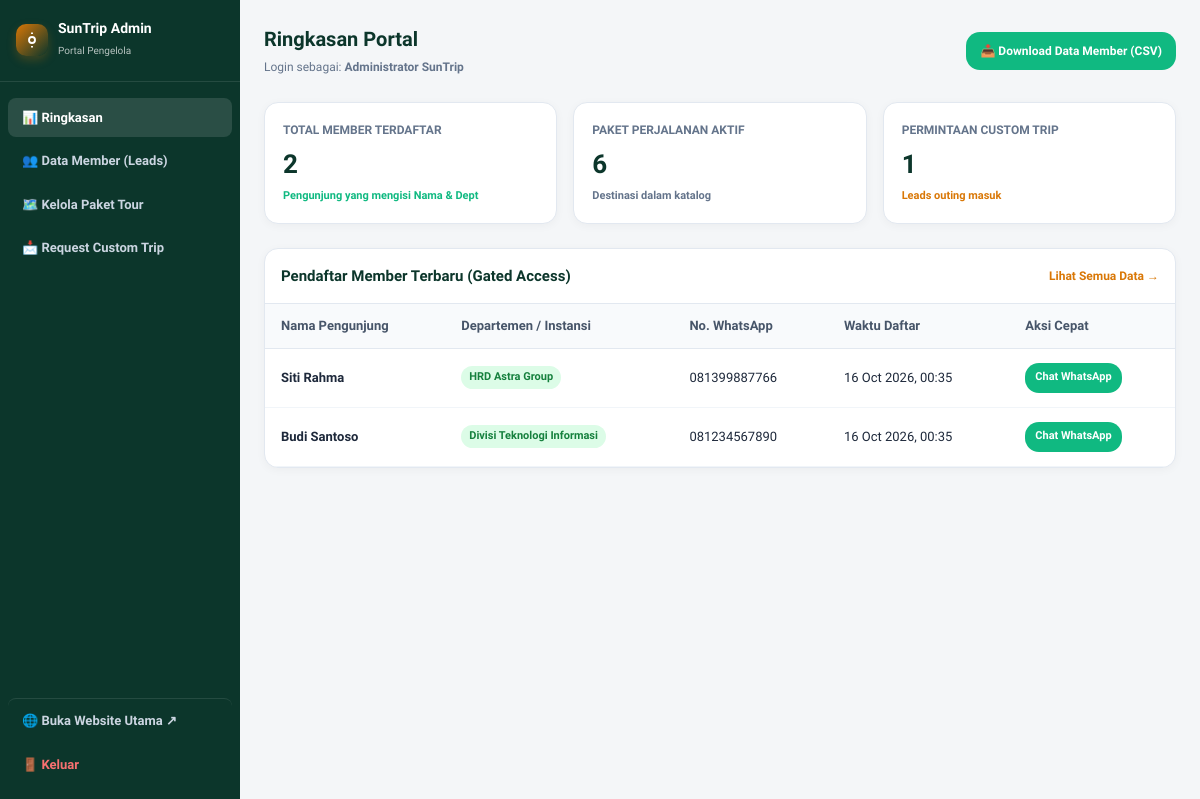
/admin/index.php (signed in), run on an earlier commit of the app's database.
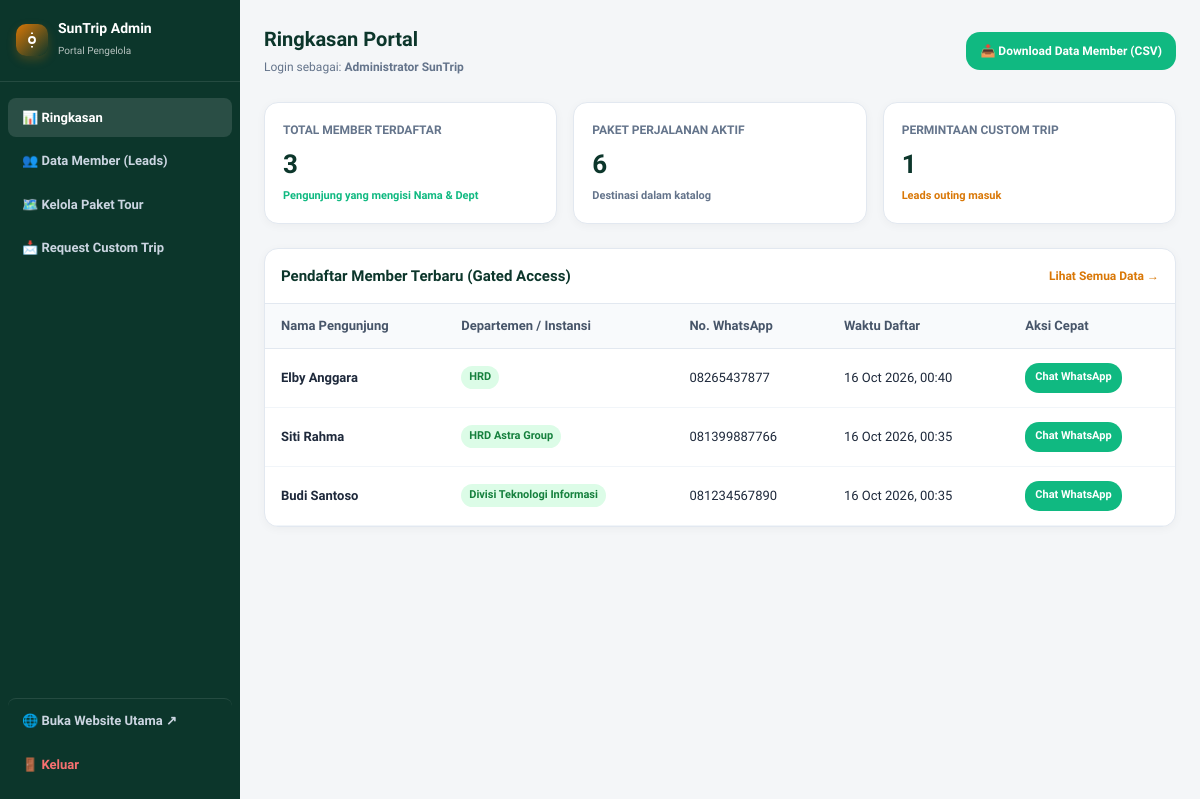
And on a later commit of the database.
### tables this page shows
CREATE TABLE members (
        id INTEGER PRIMARY KEY AUTOINCREMENT,
        nama TEXT NOT NULL,
        departemen TEXT NOT NULL,
        no_hp TEXT NOT NULL,
        registered_at DATETIME DEFAULT CURRENT_TIMESTAMP,
        last_login_at DATETIME DEFAULT CURRENT_TIMESTAMP,
        notes TEXT NULL,
        status TEXT DEFAULT 'active'
    );

### includes/config.php (called while the page is built, shortened)
<?php
function clean($data) {
    return htmlspecialchars(trim($data ?? ''), ENT_QUOTES, 'UTF-8');
}
function make_wa_url($phone, $message = '') {
    $cleanPhone = preg_replace('/[^0-9]/', '', $phone);
    if (str_starts_with($cleanPhone, '0')) {
        $cleanPhone = '62' . substr($cleanPhone, 1);
    }
    return 'https://wa.me/' . $cleanPhone . ($message ? '?text=' . rawurlencode($message) : '');
}

### admin/index.php (the view, shortened to what this page needs)
<?php
require_once __DIR__ . '/../includes/config.php';
$pdo = get_db_connection();
$totalMembers = $pdo->query("SELECT COUNT(*) FROM members")->fetchColumn();
$totalPackages = $pdo->query("SELECT COUNT(*) FROM packages")->fetchColumn();
$totalInquiries = $pdo->query("SELECT COUNT(*) FROM inquiries")->fetchColumn();
$latestMembers = $pdo->query("SELECT * FROM members ORDER BY id DESC LIMIT 5")->fetchAll();
require_once __DIR__ . '/header.php';
?>
<div class="stat-grid">
    <div class="stat-card">
        <div class="stat-card-title">Total Member Terdaftar</div>
        <div class="stat-card-value"><?= number_format($totalMembers) ?></div>
        <div style="font-size: 11px; color: #10B981; margin-top: 4px; font-weight: 600;">Pengunjung yang mengisi Nama & Dept</div>
    </div>
    <div class="stat-card">
        <div class="stat-card-title">Paket Perjalanan Aktif</div>
        <div class="stat-card-value"><?= number_format($totalPackages) ?></div>
        <div style="font-size: 11px; color: #64748B; margin-top: 4px; font-weight: 600;">Destinasi dalam katalog</div>
    </div>
    <div class="stat-card">
        <div class="stat-card-title">Permintaan Custom Trip</div>
        <div class="stat-card-value"><?= number_format($totalInquiries) ?></div>
        <div style="font-size: 11px; color: #D97706; margin-top: 4px; font-weight: 600;">Leads outing masuk</div>
    </div>
</div>
<div class="admin-table-card">
    <div style="padding: 16px; border-bottom: 1px solid #E2E8F0; display: flex; justify-content: space-between; align-items: center;">
        <h2 style="font-size: 15px; font-weight: 800; color: #0C362B; margin: 0;">Pendaftar Member Terbaru (Gated Access)</h2>
        <a href="/admin/members.php" style="font-size: 12px; font-weight: 700; color: #D97706; text-decoration: none;">Lihat Semua Data →</a>
    </div>
    <div style="overflow-x: auto;">
        <table class="admin-table">
            <thead>
                <tr>
                    <th>Nama Pengunjung</th>
                    <th>Departemen / Instansi</th>
                    <th>No. WhatsApp</th>
                    <th>Waktu Daftar</th>
                    <th>Aksi Cepat</th>
                </tr>
            </thead>
            <tbody>
                <?php if (empty($latestMembers)): ?>
                    <tr>
                        <td colspan="5" style="text-align: center; color: #94A3B8; padding: 24px;">Belum ada member terdaftar.</td>
                    </tr>
                <?php else: ?>
                    <?php foreach ($latestMembers as $m): ?>
                        <tr>
                            <td><strong><?= clean($m['nama']) ?></strong></td>
                            <td><span class="badge-pill badge-green"><?= clean($m['departemen']) ?></span></td>
                            <td><?= clean($m['no_hp']) ?></td>
                            <td><?= date('d M Y, H:i', strtotime($m['registered_at'])) ?></td>
                            <td>
                                <a href="<?= make_wa_url($m['no_hp'], 'Halo Bapak/Ibu ' . $m['nama'] . ' dari ' . $m['departemen'] . ', terima kasih telah mengunjungi SunTrip Indonesia. Ada rencana destinasi outing yang bisa kami bantu persiapkan?') ?>" target="_blank" rel="noopener" class="btn-card-action" style="height: 30px; font-size: 11px; padding: 0 10px; background: #10B981; display: inline-flex;">
                                    <span>Chat WhatsApp</span>
                                </a>
                            </td>
                        </tr>
                    <?php endforeach; ?>
                <?php endif; ?>
            </tbody>
        </table>
    </div>
</div>
<?php require_once __DIR__ . '/footer.php'; ?>

What changed in the data, as far as the page shows it:
added members: nama "Elby Anggara", departemen "HRD", no_hp "08265437877", registered_at "16 Oct 2026, 00:40"
Also different on the page:
$totalMembers: "2" → "3"
